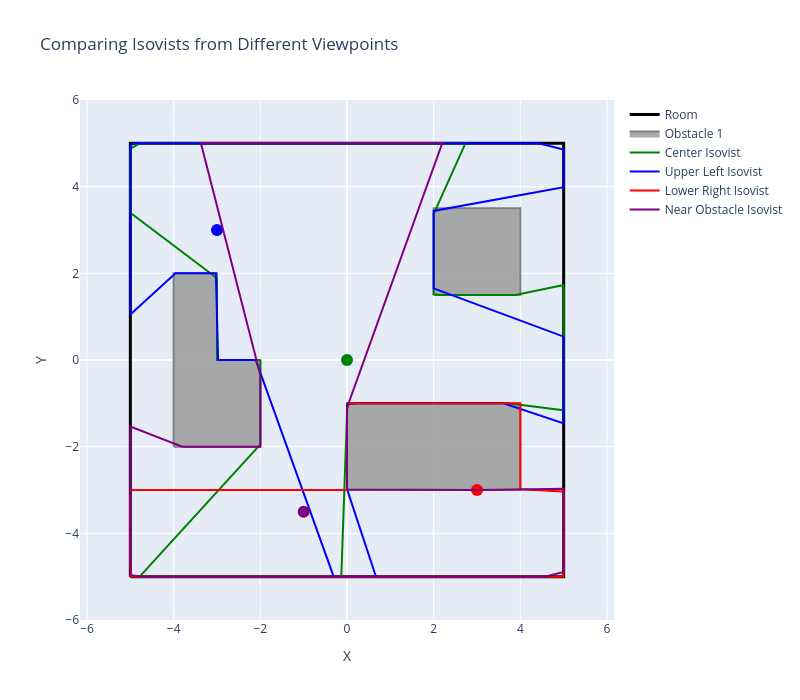

The notebook cell saved with this chart:
### Code cell
# Visualize all isovists overlaid
fig = go.Figure()

# Draw room boundary
bx = [p[0] for p in room_boundary] + [room_boundary[0][0]]
by = [p[1] for p in room_boundary] + [room_boundary[0][1]]
fig.add_trace(go.Scatter(
    x=bx, y=by,
    mode='lines',
    line=dict(color='black', width=3),
    name='Room'
))

# Draw obstacles
for i, obs in enumerate(obstacles):
    ox = [p[0] for p in obs] + [obs[0][0]]
    oy = [p[1] for p in obs] + [obs[0][1]]
    fig.add_trace(go.Scatter(
        x=ox, y=oy,
        mode='lines',
        line=dict(color='gray', width=2),
        fill='toself',
        fillcolor='rgba(150,150,150,0.8)',
        name=f'Obstacle {i+1}' if i == 0 else None,
        showlegend=(i == 0)
    ))

# Draw isovists
for i, (vp, pts, name, color) in enumerate(zip(viewpoints, all_points, viewpoint_names, viewpoint_colors)):
    ix = [p[0] for p in pts] + [pts[0][0]]
    iy = [p[1] for p in pts] + [pts[0][1]]
    
    # Isovist boundary only (no fill to see overlaps)
    fig.add_trace(go.Scatter(
        x=ix, y=iy,
        mode='lines',
        line=dict(color=color, width=2),
        name=f'{name} Isovist'
    ))
    
    # Viewpoint marker
    fig.add_trace(go.Scatter(
        x=[vp[0]], y=[vp[1]],
        mode='markers',
        marker=dict(size=12, color=color, symbol='circle'),
        name=f'{name} VP',
        showlegend=False
    ))

fig.update_layout(
    title='Comparing Isovists from Different Viewpoints',
    xaxis=dict(title='X', scaleanchor='y', scaleratio=1, range=[-6, 6]),
    yaxis=dict(title='Y', range=[-6, 6]),
    width=800,
    height=700,
    legend=dict(x=1.02, y=1)
)

fig.show()

### Figure 1 — Plotly figure (JSON) as saved in the notebook; plotly's stock layout.template omitted (floating-point values rounded to 4 significant figures; data arrays with more than 128 entries replaced by an {"elided": "..."} marker saying what was removed)
{"data": [{"line": {"color": "black", "width": 3}, "mode": "lines", "name": "Room", "type": "scatter", "x": [-5, 5, 5, -5, -5], "y": [-5, -5, 5, 5, -5]}, {"fill": "toself", "fillcolor": "rgba(150,150,150,0.8)", "line": {"color": "gray", "width": 2}, "mode": "lines", "name": "Obstacle 1", "showlegend": true, "type": "scatter", "x": [2, 4, 4, 2, 2], "y": [1.5, 1.5, 3.5, 3.5, 1.5]}, {"fill": "toself", "fillcolor": "rgba(150,150,150,0.8)", "line": {"color": "gray", "width": 2}, "mode": "lines", "showlegend": false, "type": "scatter", "x": [0, 4, 4, 0, 0], "y": [-3, -3, -1, -1, -3]}, {"fill": "toself", "fillcolor": "rgba(150,150,150,0.8)", "line": {"color": "gray", "width": 2}, "mode": "lines", "showlegend": false, "type": "scatter", "x": [-4, -2, -2, -3, -3, -4, -4], "y": [-2, -2, 0, 0, 2, 2, -2]}, {"line": {"color": "green", "width": 2}, "mode": "lines", "name": "Center Isovist", "type": "scatter", "x": {"elided": "181 float values"}, "y": {"elided": "181 float values"}}, {"marker": {"color": "green", "size": 12, "symbol": "circle"}, "mode": "markers", "name": "Center VP", "showlegend": false, "type": "scatter", "x": [0], "y": [0]}, {"line": {"color": "blue", "width": 2}, "mode": "lines", "name": "Upper Left Isovist", "type": "scatter", "x": {"elided": "181 float values"}, "y": {"elided": "181 float values"}}, {"marker": {"color": "blue", "size": 12, "symbol": "circle"}, "mode": "markers", "name": "Upper Left VP", "showlegend": false, "type": "scatter", "x": [-3], "y": [3]}, {"line": {"color": "red", "width": 2}, "mode": "lines", "name": "Lower Right Isovist", "type": "scatter", "x": {"elided": "181 float values"}, "y": {"elided": "181 float values"}}, {"marker": {"color": "red", "size": 12, "symbol": "circle"}, "mode": "markers", "name": "Lower Right VP", "showlegend": false, "type": "scatter", "x": [3], "y": [-3]}, {"line": {"color": "purple", "width": 2}, "mode": "lines", "name": "Near Obstacle Isovist", "type": "scatter", "x": {"elided": "181 float values"}, "y": {"elided": "181 float values"}}, {"marker": {"color": "purple", "size": 12, "symbol": "circle"}, "mode": "markers", "name": "Near Obstacle VP", "showlegend": false, "type": "scatter", "x": [-1], "y": [-3.5]}], "layout": {"height": 700, "legend": {"x": 1.02, "y": 1}, "title": {"text": "Comparing Isovists from Different Viewpoints"}, "width": 800, "xaxis": {"range": [-6, 6], "scaleanchor": "y", "scaleratio": 1, "title": {"text": "X"}}, "yaxis": {"range": [-6, 6], "title": {"text": "Y"}}}}
